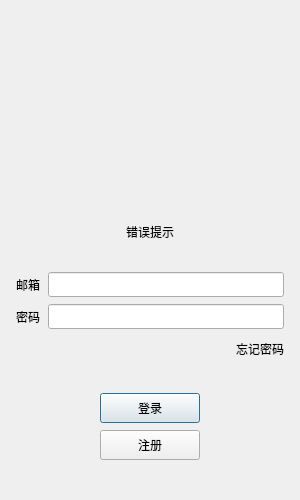
<?xml version="1.0" encoding="UTF-8"?>
<ui version="4.0">
 <class>LoginDialog</class>
 <widget class="QDialog" name="LoginDialog">
  <property name="geometry">
   <rect>
    <x>0</x>
    <y>0</y>
    <width>300</width>
    <height>500</height>
   </rect>
  </property>
  <property name="minimumSize">
   <size>
    <width>300</width>
    <height>500</height>
   </size>
  </property>
  <property name="maximumSize">
   <size>
    <width>300</width>
    <height>500</height>
   </size>
  </property>
  <property name="windowTitle">
   <string>Dialog</string>
  </property>
  <layout class="QVBoxLayout" name="verticalLayout_2">
   <item>
    <layout class="QVBoxLayout" name="verticalLayout">
     <property name="spacing">
      <number>7</number>
     </property>
     <property name="leftMargin">
      <number>5</number>
     </property>
     <property name="topMargin">
      <number>5</number>
     </property>
     <property name="rightMargin">
      <number>5</number>
     </property>
     <property name="bottomMargin">
      <number>5</number>
     </property>
     <item>
      <widget class="QWidget" name="widget" native="true">
       <property name="minimumSize">
        <size>
         <width>0</width>
         <height>200</height>
        </size>
       </property>
       <widget class="QLabel" name="head_label">
        <property name="geometry">
         <rect>
          <x>40</x>
          <y>20</y>
          <width>191</width>
          <height>161</height>
         </rect>
        </property>
        <property name="text">
         <string/>
        </property>
        <property name="pixmap">
         <pixmap resource="rc.qrc">:/res/ice.png</pixmap>
        </property>
        <property name="scaledContents">
         <bool>true</bool>
        </property>
       </widget>
      </widget>
     </item>
     <item>
      <widget class="QLabel" name="err_tip">
       <property name="text">
        <string>错误提示</string>
       </property>
       <property name="alignment">
        <set>Qt::AlignmentFlag::AlignCenter</set>
       </property>
      </widget>
     </item>
     <item>
      <spacer name="verticalSpacer">
       <property name="orientation">
        <enum>Qt::Orientation::Vertical</enum>
       </property>
       <property name="sizeHint" stdset="0">
        <size>
         <width>20</width>
         <height>40</height>
        </size>
       </property>
      </spacer>
     </item>
     <item>
      <layout class="QHBoxLayout" name="horizontalLayout">
       <item>
        <widget class="QLabel" name="email_label">
         <property name="minimumSize">
          <size>
           <width>25</width>
           <height>25</height>
          </size>
         </property>
         <property name="maximumSize">
          <size>
           <width>25</width>
           <height>25</height>
          </size>
         </property>
         <property name="text">
          <string>邮箱</string>
         </property>
        </widget>
       </item>
       <item>
        <widget class="QLineEdit" name="email_edit">
         <property name="minimumSize">
          <size>
           <width>0</width>
           <height>25</height>
          </size>
         </property>
         <property name="maximumSize">
          <size>
           <width>16777215</width>
           <height>25</height>
          </size>
         </property>
        </widget>
       </item>
      </layout>
     </item>
     <item>
      <layout class="QHBoxLayout" name="horizontalLayout_2">
       <item>
        <widget class="QLabel" name="pass_label_2">
         <property name="minimumSize">
          <size>
           <width>25</width>
           <height>25</height>
          </size>
         </property>
         <property name="maximumSize">
          <size>
           <width>25</width>
           <height>25</height>
          </size>
         </property>
         <property name="text">
          <string>密码</string>
         </property>
        </widget>
       </item>
       <item>
        <widget class="QLineEdit" name="pass_edit">
         <property name="minimumSize">
          <size>
           <width>0</width>
           <height>25</height>
          </size>
         </property>
         <property name="maximumSize">
          <size>
           <width>16777215</width>
           <height>25</height>
          </size>
         </property>
        </widget>
       </item>
      </layout>
     </item>
     <item>
      <layout class="QHBoxLayout" name="horizontalLayout_5">
       <item>
        <spacer name="horizontalSpacer">
         <property name="orientation">
          <enum>Qt::Orientation::Horizontal</enum>
         </property>
         <property name="sizeHint" stdset="0">
          <size>
           <width>40</width>
           <height>20</height>
          </size>
         </property>
        </spacer>
       </item>
       <item>
        <widget class="ClickedLabel" name="forget_label">
         <property name="minimumSize">
          <size>
           <width>0</width>
           <height>25</height>
          </size>
         </property>
         <property name="maximumSize">
          <size>
           <width>16777215</width>
           <height>25</height>
          </size>
         </property>
         <property name="text">
          <string>忘记密码</string>
         </property>
        </widget>
       </item>
      </layout>
     </item>
     <item>
      <spacer name="verticalSpacer_2">
       <property name="orientation">
        <enum>Qt::Orientation::Vertical</enum>
       </property>
       <property name="sizeHint" stdset="0">
        <size>
         <width>20</width>
         <height>40</height>
        </size>
       </property>
      </spacer>
     </item>
     <item>
      <layout class="QHBoxLayout" name="horizontalLayout_6">
       <item>
        <spacer name="horizontalSpacer_2">
         <property name="orientation">
          <enum>Qt::Orientation::Horizontal</enum>
         </property>
         <property name="sizeHint" stdset="0">
          <size>
           <width>40</width>
           <height>20</height>
          </size>
         </property>
        </spacer>
       </item>
       <item>
        <widget class="QPushButton" name="login_btn">
         <property name="minimumSize">
          <size>
           <width>100</width>
           <height>30</height>
          </size>
         </property>
         <property name="text">
          <string>登录</string>
         </property>
        </widget>
       </item>
       <item>
        <spacer name="horizontalSpacer_3">
         <property name="orientation">
          <enum>Qt::Orientation::Horizontal</enum>
         </property>
         <property name="sizeHint" stdset="0">
          <size>
           <width>40</width>
           <height>20</height>
          </size>
         </property>
        </spacer>
       </item>
      </layout>
     </item>
     <item>
      <layout class="QHBoxLayout" name="horizontalLayout_7">
       <item>
        <spacer name="horizontalSpacer_4">
         <property name="orientation">
          <enum>Qt::Orientation::Horizontal</enum>
         </property>
         <property name="sizeHint" stdset="0">
          <size>
           <width>40</width>
           <height>20</height>
          </size>
         </property>
        </spacer>
       </item>
       <item>
        <widget class="QPushButton" name="reg_btn">
         <property name="minimumSize">
          <size>
           <width>100</width>
           <height>30</height>
          </size>
         </property>
         <property name="text">
          <string>注册</string>
         </property>
        </widget>
       </item>
       <item>
        <spacer name="horizontalSpacer_5">
         <property name="orientation">
          <enum>Qt::Orientation::Horizontal</enum>
         </property>
         <property name="sizeHint" stdset="0">
          <size>
           <width>40</width>
           <height>20</height>
          </size>
         </property>
        </spacer>
       </item>
      </layout>
     </item>
     <item>
      <spacer name="verticalSpacer_3">
       <property name="orientation">
        <enum>Qt::Orientation::Vertical</enum>
       </property>
       <property name="sizeHint" stdset="0">
        <size>
         <width>20</width>
         <height>40</height>
        </size>
       </property>
      </spacer>
     </item>
    </layout>
   </item>
  </layout>
 </widget>
 <customwidgets>
  <customwidget>
   <class>ClickedLabel</class>
   <extends>QLabel</extends>
   <header>clickedlabel.h</header>
  </customwidget>
 </customwidgets>
 <resources>
  <include location="rc.qrc"/>
 </resources>
 <connections/>
</ui>
